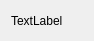
<?xml version="1.0" encoding="UTF-8"?>
<ui version="4.0">
 <class>Form</class>
 <widget class="QWidget" name="Form">
  <property name="geometry">
   <rect>
    <x>0</x>
    <y>0</y>
    <width>94</width>
    <height>41</height>
   </rect>
  </property>
  <property name="windowTitle">
   <string>Form</string>
  </property>
  <layout class="QGridLayout" name="gridLayout">
   <item row="0" column="0">
    <widget class="QLabel" name="vote_res_label">
     <property name="text">
      <string>TextLabel</string>
     </property>
    </widget>
   </item>
  </layout>
 </widget>
 <resources/>
 <connections/>
</ui>
